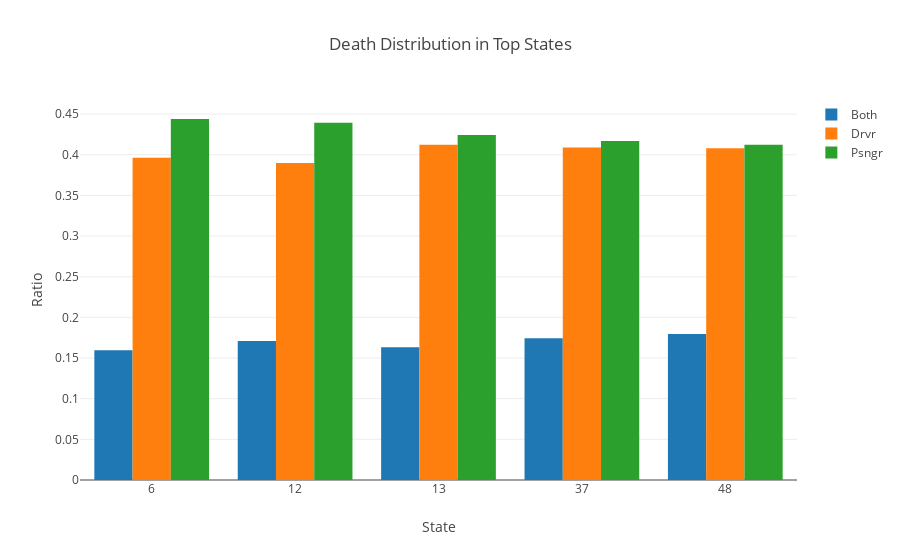

The cell this chart's notebook holds for it:
### Markdown cell above
###  Death distribution in top states

### Code cell
#record of people only who died
deathonly_df = top5states_df[top5states_df.who_died != 'None']

fig = stacked_chart(df=deathonly_df, x='state', legend='who_died', barmode='grouped', normalize='index', xaxistitle='State', yaxistitle='Ratio', title='Death Distribution in Top States')
iplot(fig)

### Figure 1 — Plotly figure (JSON) as saved in the notebook; plotly's stock layout.template omitted (floating-point values rounded to 4 significant figures)
{"data": [{"name": "Both", "type": "bar", "x": [6, 12, 13, 37, 48], "y": [0.1597, 0.1708, 0.1633, 0.1743, 0.1796]}, {"name": "Drvr", "type": "bar", "x": [6, 12, 13, 37, 48], "y": [0.3963, 0.3898, 0.4123, 0.4089, 0.4081]}, {"name": "Psngr", "type": "bar", "x": [6, 12, 13, 37, 48], "y": [0.4439, 0.4394, 0.4244, 0.4168, 0.4123]}], "layout": {"barmode": "grouped", "title": "Death Distribution in Top States", "xaxis": {"showticklabels": true, "title": "State", "type": "category"}, "yaxis": {"title": "Ratio"}}}
